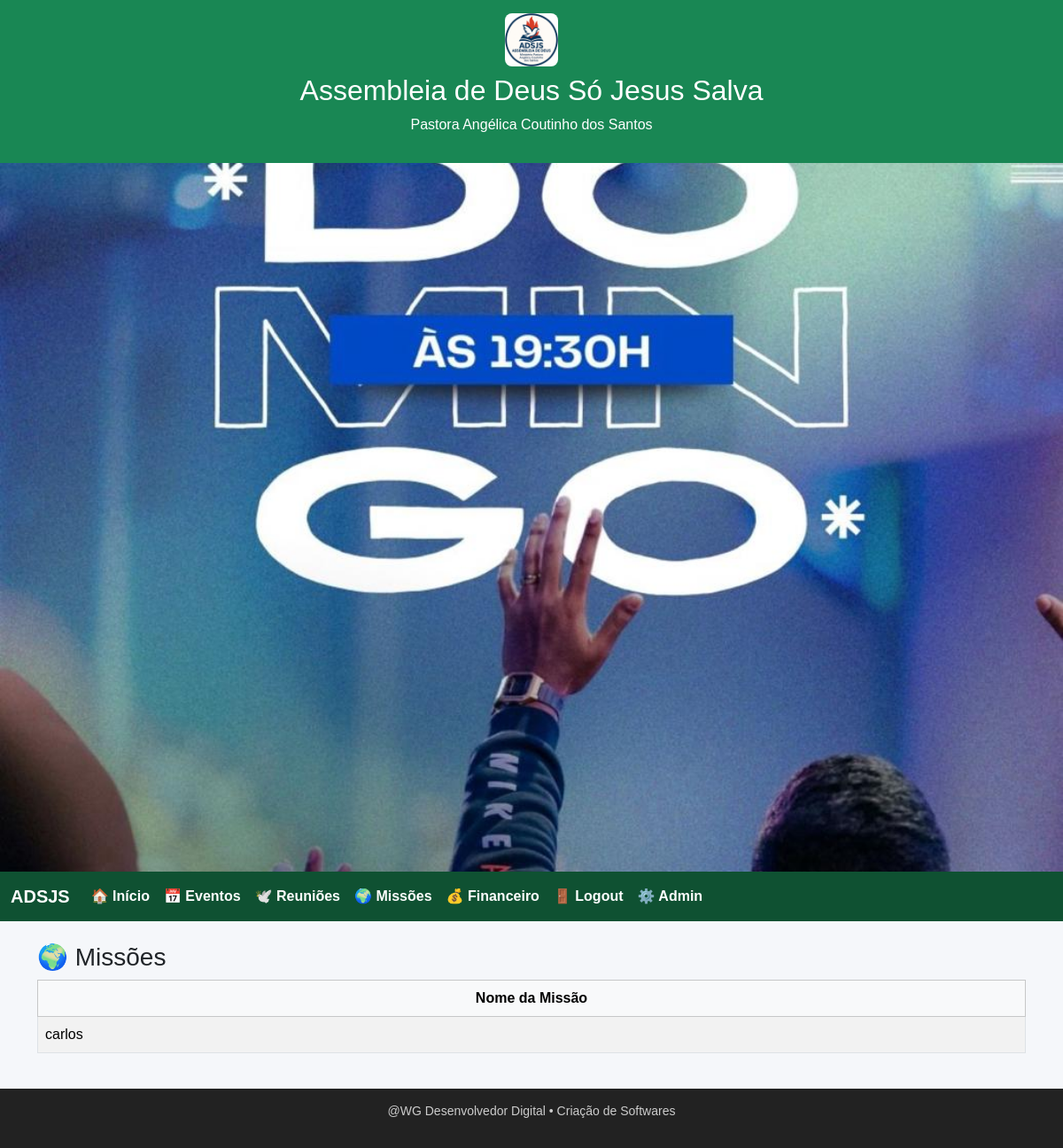
Page /missoes/ (signed in) on the earlier database version.
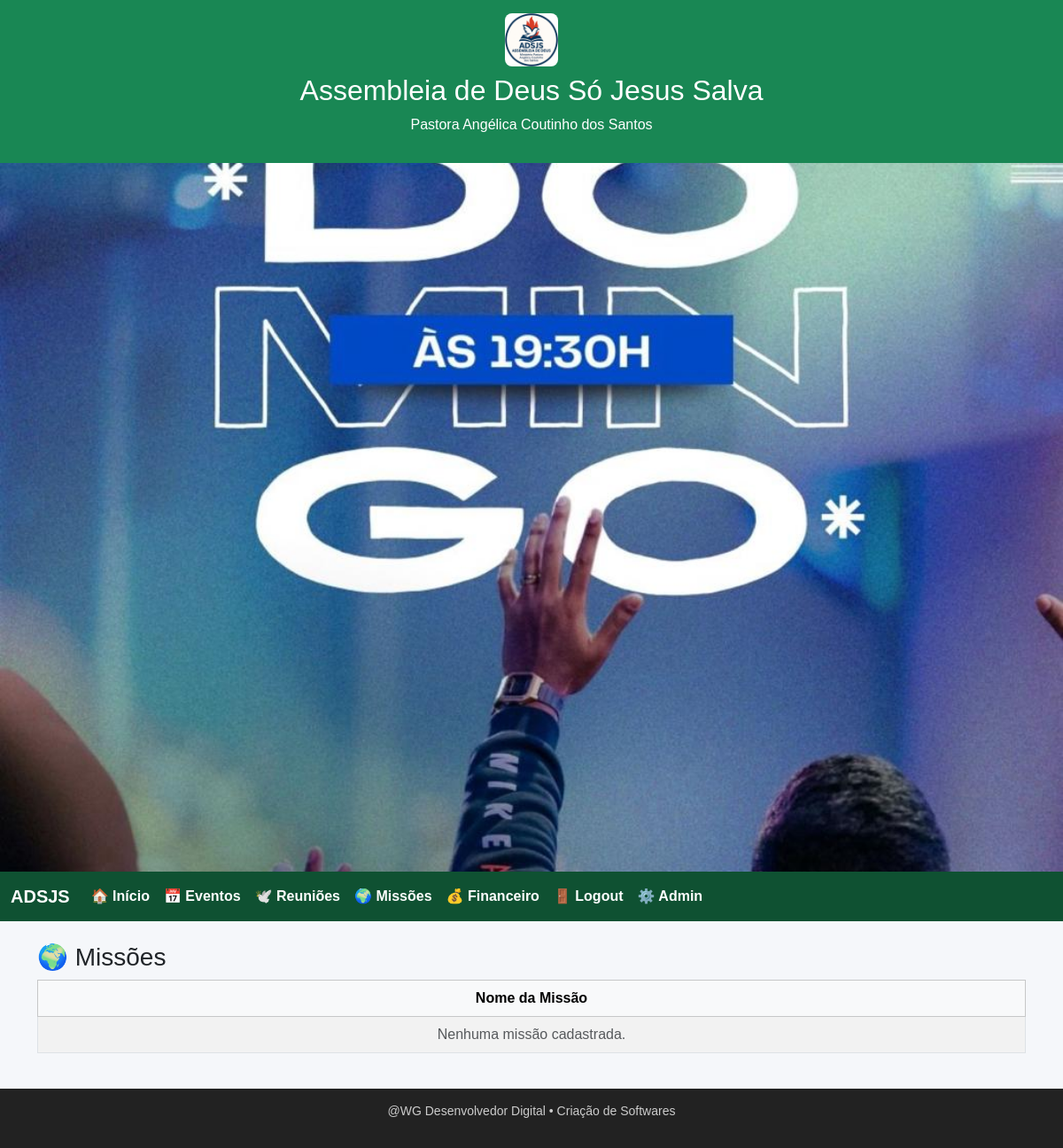
Same page on the later database version.
### core/models.py (models this page shows, shortened)
class Missao(models.Model):
    nome = models.CharField(max_length=120)
    class Meta:
        verbose_name_plural = "Missões"

### core/views.py (the view)
# urls.py: path('missoes/', views.missoes, name='missoes'),
@login_required
def missoes(request):
    return render(request, "core/missoes.html", {"missoes": Missao.objects.all()})

### core/context_processors.py (called while the page is built)
def site_config(request):
    try:
        from .models import ConfigPortal
        cfg = ConfigPortal.objects.first()
    except Exception:
        cfg = None
    default_logo = settings.STATIC_URL + "images/logo.png"
    default_banner = settings.STATIC_URL + "images/banner_principal.jpg"
    return {
        "igreja_nome": cfg.nome_igreja if cfg else "Assembleia de Deus Só Jesus Salva",
        "pastor_nome": cfg.pastor if cfg else "Pr. Responsável",
        "igreja_logo": cfg.logo.url if cfg and cfg.logo else default_logo,
        "igreja_banner": cfg.banner.url if cfg and cfg.banner else default_banner,
        "mensagem_boas_vindas": cfg.mensagem_boas_vindas if cfg else "Bem-vindo ao nosso portal!",
        "banner_titulo": cfg.banner_titulo if cfg else "",
        "banner_subtitulo": cfg.banner_subtitulo if cfg else "",
    }

### core/templates/core/missoes.html
{% extends "core/base.html" %}
{% block content %}
<h3>🌍 Missões</h3>
<table class="table table-striped table-bordered table-hover align-middle">
  <thead class="table-light text-center">
    <tr>
      <th>Nome da Missão</th>
    </tr>
  </thead>
  <tbody>
    {% for m in missoes %}
    <tr>
      <td>{{ m.nome }}</td>
    </tr>
    {% empty %}
    <tr><td class="text-center text-muted">Nenhuma missão cadastrada.</td></tr>
    {% endfor %}
  </tbody>
</table>
{% endblock %}

Differences in the rows shown:
removed Missao: nome "carlos"
Other differences:
text now shown: "Nenhuma missão cadastrada."
